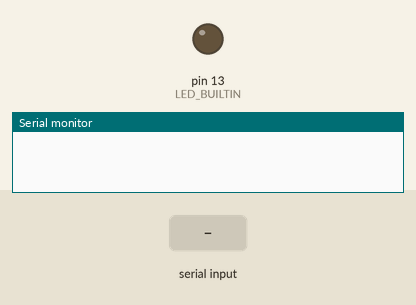
A sketch run on a simulated Arduino Uno, built with avr-gcc and run on an emulated ATmega328P. Parts: output pins drawn as LEDs (lit = HIGH), the last lines printed to the serial monitor. The inputs (shaded band) are chosen by the test bench.

Above: at 1.2 s.
1.3 s: "on\n" received over Serial
At 1.7 s:
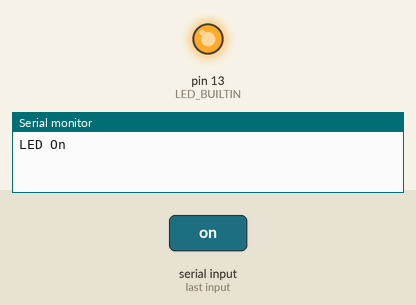
2.8 s: "off\n" received over Serial
At 4.1 s:
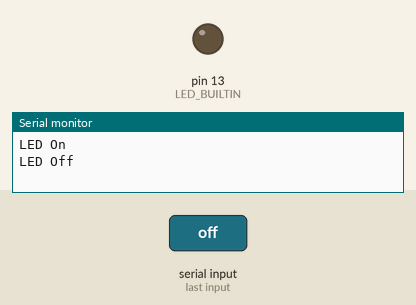
Timing chart, 0 to 5.8 s (numbered marks = the images above; inputs shaded):
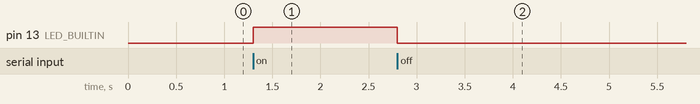

The sketch:

LED_On_and_Off_Python.ino
```cpp
int x = 1;
String inBytes;
void setup() {
  Serial.begin(115200);
  Serial.setTimeout(2);
  pinMode(LED_BUILTIN,OUTPUT);
}

void loop() {
  if(Serial.available()>0){
    inBytes = Serial.readStringUntil('\n');
    if(inBytes == "on"){
      digitalWrite(LED_BUILTIN, HIGH);
      Serial.write("LED On\n");
    }

    else if(inBytes == "off"){
      digitalWrite(LED_BUILTIN, LOW);
      Serial.write("LED Off\n");
    }

    else{
      Serial.write("Invalid Input Provided\n");
    }
  }
}
```

Measured:
- after the input at 1.3 s, pin 13 (LED_BUILTIN): LOW → HIGH at once
- after the input at 2.8 s, pin 13 (LED_BUILTIN): HIGH → LOW at once
